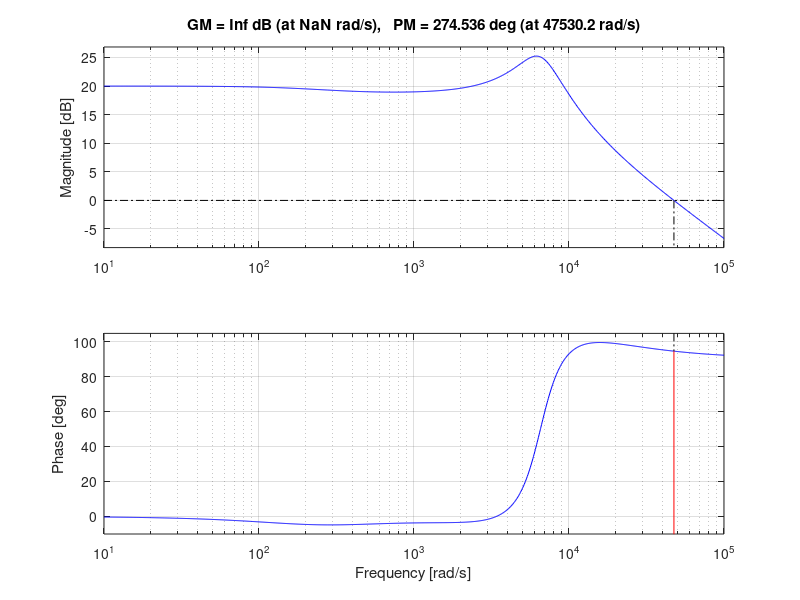

Write the MATLAB code that produced this figure.
clc;
clear;
close all;

num = [-46152 3.56356e8 1.0256e11];

den = [1 -3816.13224 4.204359146e7 1.0256e10];

T = tf(num,den);

figure;
margin(T);
grid on;

[GM,PM,Wcg,Wcp] = margin(T);

fprintf('Gain Margin = %.2f dB\n',20*log10(GM));
fprintf('Phase Margin = %.2f deg\n',PM);
fprintf('Gain Crossover Frequency = %.2f rad/s\n',Wcp);
fprintf('Phase Crossover Frequency = %.2f rad/s\n',Wcg);
